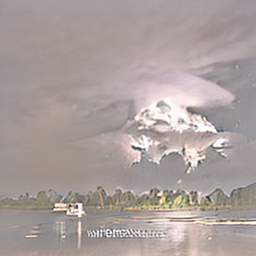
#> input picture SchrodingerBridge/aaai2027_v4/_pv_photo_2013-11-08_16_45_24.png, 256 x 256 px
$ python -i _content_metrics.py   (imports and definitions only)
#> lines starting #> are read from the running program, lines starting #| are printed output that depends on the picture
import subprocess, os, numpy as np
from PIL import Image

CANDIDATES = [
    '2013-11-25 10_46_18',
    '2013-11-18 06_58_36',
    '2013-11-12 16_58_40',
    '2013-11-21 17_44_44',
    '2013-11-08 16_45_24',
]

def metrics(path):
#> called with path = '_pv_photo_2013-11-08_16_45_24.png'
    img = Image.open(path).convert('RGB')
#> img is the input picture: PIL image 256x256 RGB; mean R, G, B 170.2, 159.1, 156.4
    img_np = np.array(img)
    gray = np.array(img.convert('L'))
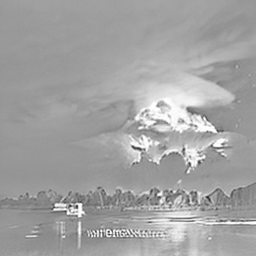
#> gray: shape (256, 256); min 36, max 255, mean 162.1
    rg = np.abs(img_np[:,:,0] - img_np[:,:,1])
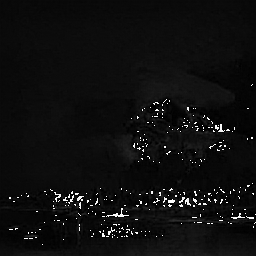
#> rg: shape (256, 256); min 0, max 255, mean 15
    yb = np.abs(0.5*(img_np[:,:,0]+img_np[:,:,1]) - img_np[:,:,2])
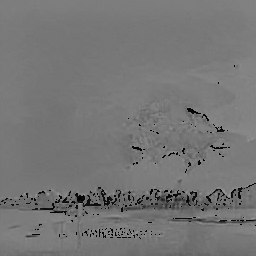
#> yb: shape (256, 256) float64; min 0, max 156.5, mean 117.5
    colorful = np.sqrt(rg.std()**2 + yb.std()**2) + 0.3*np.sqrt(rg.mean()**2+yb.mean()**2)
#> colorful = 70.07
    from scipy import ndimage
    sharp = ndimage.laplace(gray).var()
#> sharp = 14284.5
    contrast = gray.std()
#> contrast = 23.4
    sat = np.array(img.convert('HSV'))[:,:,1].mean()
#> sat = 21.82
    return {'colorful': colorful, 'sharp': sharp, 'contrast': contrast, 'saturation': sat}

# Download identity photos for all candidates
# [22 lines not run here, left out]

>>> result = metrics('_pv_photo_2013-11-08_16_45_24.png')
#> result = {'colorful': 70.07, 'sharp': 14284.5, 'contrast': 23.4, 'saturation': 21.82}

$ run again, on SchrodingerBridge/aaai2027_v4/_pv_photo_2013-11-21_17_44_44.png
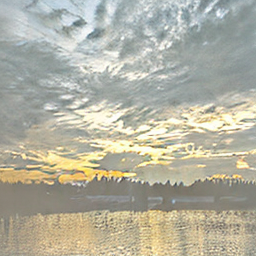
#> input picture SchrodingerBridge/aaai2027_v4/_pv_photo_2013-11-21_17_44_44.png, 256 x 256 px
#> in metrics, img is the input picture: PIL image 256x256 RGB; mean R, G, B 178.2, 176.6, 160.8
#> in metrics, `rg = np.abs(img_np[:,:,0] - img_np[:,:,1])`:
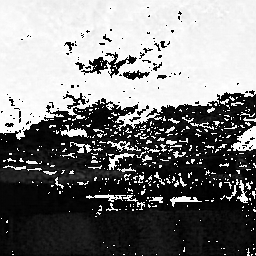
#> rg: shape (256, 256); min 0, max 255, mean 123.5
#> in metrics, `yb = np.abs(0.5*(img_np[:,:,0]+img_np[:,:,1]) - img_np[:,:,2])`:
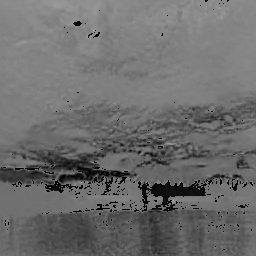
#> yb: shape (256, 256) float64; min 0, max 159, mean 108.4
#> colorful = 171.4
#> sharp = 12443.7
#> contrast = 31.16
#> sat = 32.79
#> result = {'colorful': 171.4, 'sharp': 12443.7, 'contrast': 31.16, 'saturation': 32.79}

$ run again, on SchrodingerBridge/aaai2027_v4/_pv_photo_2013-11-25_10_46_18.png
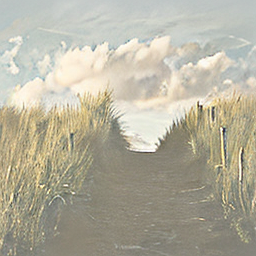
#> input picture SchrodingerBridge/aaai2027_v4/_pv_photo_2013-11-25_10_46_18.png, 256 x 256 px
#> in metrics, img is the input picture: PIL image 256x256 RGB; mean R, G, B 180, 175.9, 158.2
#> in metrics, `rg = np.abs(img_np[:,:,0] - img_np[:,:,1])`:
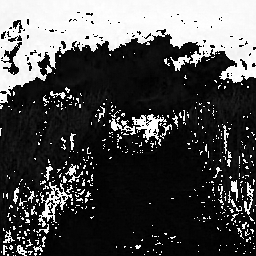
#> rg: shape (256, 256); min 0, max 255, mean 74.8
#> in metrics, `yb = np.abs(0.5*(img_np[:,:,0]+img_np[:,:,1]) - img_np[:,:,2])`:
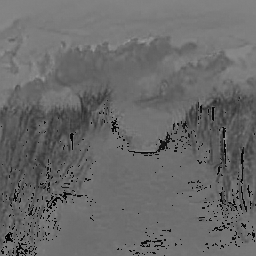
#> yb: shape (256, 256) float64; min 0, max 153.5, mean 105.3
#> colorful = 149.6
#> sharp = 13056
#> contrast = 36.84
#> sat = 33.75
#> result = {'colorful': 149.6, 'sharp': 13056, 'contrast': 36.84, 'saturation': 33.75}
